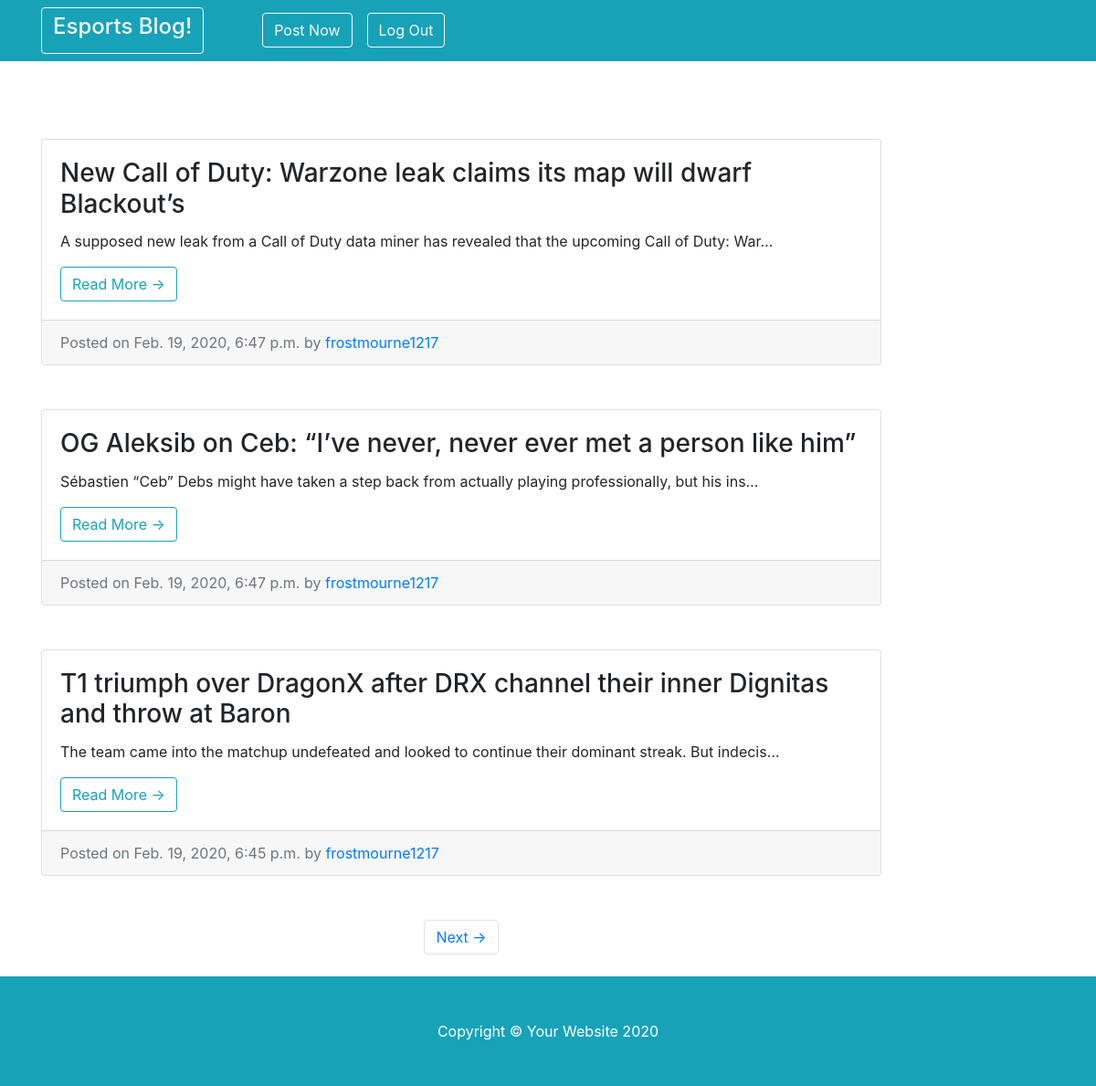
The app's page / (signed in) with its own data.
### blog/models.py (models this page shows, shortened)
class Blog(models.Model):
	Blog_title = models.CharField(max_length=100)
	Blog_text = models.TextField()
	Blog_date = models.DateTimeField(auto_now_add=True)
	Blog_author = models.ForeignKey(User, on_delete=models.CASCADE)

### blog/views.py (the view)
# urls.py: path('', HomeView.as_view(), name = 'blog-home'),
class HomeView(LoginRequiredMixin, ListView):
	model = Blog
	template_name = 'blog/index.html'
	context_object_name = 'blog_post'
	ordering = ['-Blog_date']
	paginate_by = 3

### blog/templates/blog/index.html (shortened to what this page needs)
{% extends "blog/base.html" %}
{% block content %}
      <div class="col-md-10">
        <h1>
        </h1>
        {% for blog in blog_post %}
        <div class="card mb-5 mt-5">
          <div class="card-body">
            <h3 class="card-title">{{ blog.Blog_title }}</h3>
            <p class="card-text">{{ blog.Blog_text|truncatechars:100 }}</p>
            <a href="{% url 'read-more' blog.pk %}" class="btn btn-outline-info">Read More &rarr;</a>
          </div>
          <div class="card-footer text-muted">
            Posted on {{ blog.Blog_date }} by
            <a href="#">{{ blog.Blog_author }}</a>
          </div>
        </div>
        {% endfor %}
        {% if is_paginated %}
        <ul class="pagination justify-content-center mb-4">
          {% if page_obj.has_next %}
          <li class="page-item">
            <a class="page-link" href="?page={{ page_obj.next_page_number }}">Next &rarr;</a>
          </li>
          {% endif%}
        </ul>
        {% endif %}
      </div>
{% endblock %}

### blog/templates/blog/base.html (shortened to what this page needs)
{% load static %}
<!DOCTYPE html>
<html lang="en">
<head>
  <link href="{% static 'blog/vendor/bootstrap/css/bootstrap.min.css' %}" rel="stylesheet">
  <link href="{% static 'blog/css/blog_home.css' %}" rel="stylesheet">
</head>
<body>
  <nav class="navbar navbar-expand-lg navbar-dark bg-info fixed-top">
    <div class="container">
      <a class="btn btn-outline-light" href="{% url 'blog-home' %}"><h4>Esports Blog! </h4></a>
      <div class="collapse navbar-collapse" id="navbarResponsive">
        <ul class="navbar-nav ml-5">
          <li class="nav-item ml-3">
            <a class="btn btn-outline-light" href="{% url 'create_blog' %}"> Post Now</a>
          </li>
          <li class="nav-item ml-3">
            <a class="btn btn-outline-light" href="{% url 'logout' %}"> Log Out</a>
          </li>
        </ul>
      </div>
    </div>
  </nav>
  <div class="container">
    <div class="row">
      {% block content %} {% endblock %}
      </div>
    </div>
  <footer class="py-5 bg-info">
    <div class="container">
      <p class="m-0 text-center text-white">Copyright &copy; Your Website 2020</p>
    </div>
  </footer>
</body>
</html>

### blog/static/blog/css/blog_home.css (style rules this page uses)
body { padding-top: 56px; }

### records on screen
Blog: Blog_title "New Call of Duty: Warzone leak claims its map will dwarf Blackout’s", Blog_text "A supposed new leak from a Call of Duty data miner has revealed that the upcoming Call of Duty: War…", Blog_date "Feb. 19, 2020, 6:47 p.m.", Blog_author "frostmourne1217"
Blog: Blog_title "OG Aleksib on Ceb: “I’ve never, never ever met a person like him”", Blog_text "Sébastien “Ceb” Debs might have taken a step back from actually playing professionally, but his ins…", Blog_date "Feb. 19, 2020, 6:47 p.m.", Blog_author "frostmourne1217"
Blog: Blog_title "T1 triumph over DragonX after DRX channel their inner Dignitas and throw at Baron", Blog_text "The team came into the matchup undefeated and looked to continue their dominant streak. But indecis…", Blog_date "Feb. 19, 2020, 6:45 p.m.", Blog_author "frostmourne1217"
